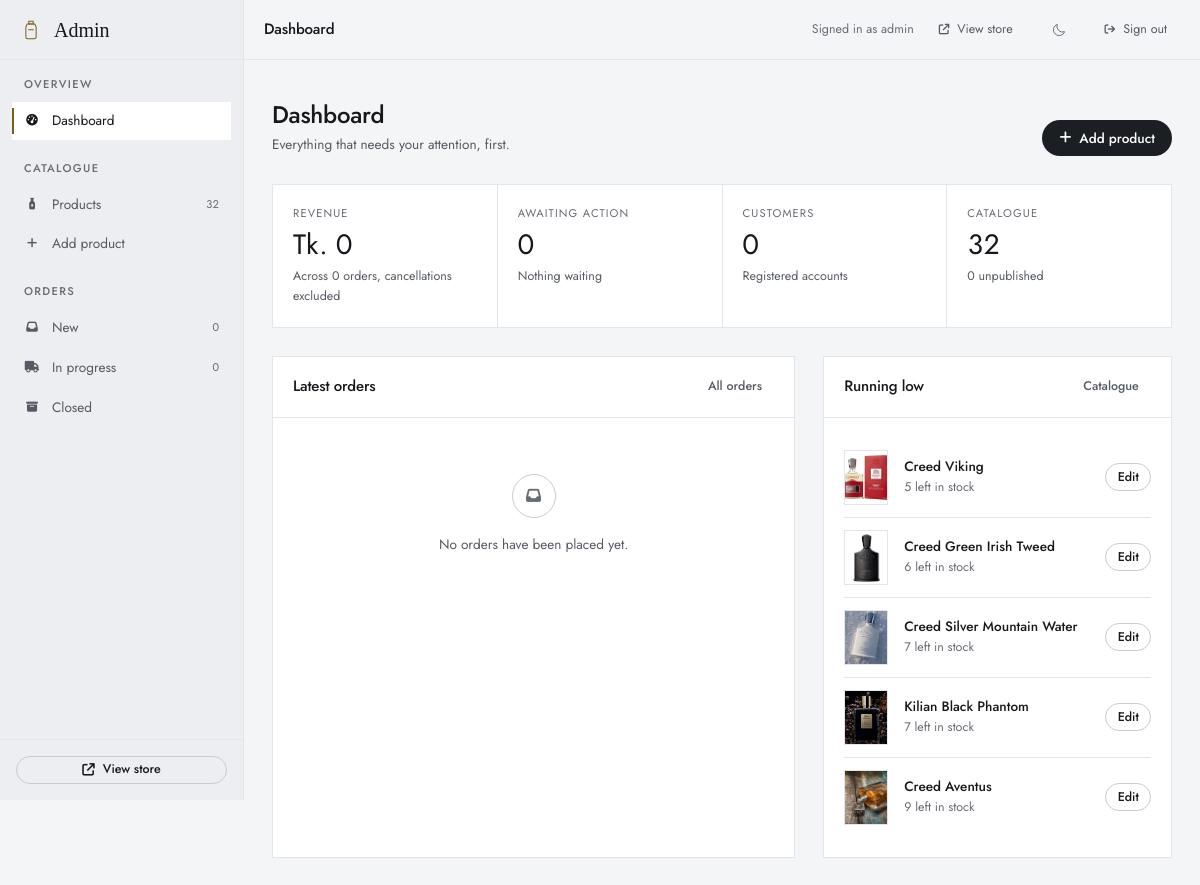
The page /admin/index.php (signed in) on the database its author committed.
### tables this page shows
CREATE TABLE perfumes (
    id            INT UNSIGNED   NOT NULL AUTO_INCREMENT,
    name          VARCHAR(150)   NOT NULL,
    perfume_notes TEXT               NULL,
    description   TEXT               NULL,
    volume        VARCHAR(30)        NULL,
    qty           INT UNSIGNED   NOT NULL DEFAULT 0,
    image_path    VARCHAR(255)       NULL,
    price         DECIMAL(10,2)  NOT NULL DEFAULT 0.00,
    trending      TINYINT(1)     NOT NULL DEFAULT 0,
    status        TINYINT(1)     NOT NULL DEFAULT 1,
     
     
     
     
    discount_percent   TINYINT UNSIGNED NOT NULL DEFAULT 0,
    discount_starts_at TIMESTAMP            NULL,
    discount_ends_at   TIMESTAMP            NULL,
    created_at    TIMESTAMP      NOT NULL DEFAULT CURRENT_TIMESTAMP,

    CONSTRAINT pk_perfumes       PRIMARY KEY (id),
    CONSTRAINT uq_perfumes_name  UNIQUE (name),
    CONSTRAINT ck_perfumes_price CHECK (price >= 0),
    CONSTRAINT ck_perfumes_discount_percent CHECK (discount_percent BETWEEN 0 AND 90),
    CONSTRAINT ck_perfumes_discount_window CHECK (
        discount_ends_at IS NULL OR discount_starts_at IS NULL OR discount_ends_at > discount_starts_at
    )
);

### includes/helpers.php (called while the page is built, shortened)
<?php
if (!function_exists('e')) {
    function e($value)
    {
        return htmlspecialchars((string) $value, ENT_QUOTES, 'UTF-8');
    }
}
if (!function_exists('taka')) {
    function taka($amount)
    {
        return 'Tk. ' . number_format((float) $amount, 0);
    }
}

### admin/index.php (the view, shortened to what this page needs)
<?php
include('Includes/header.php');
include('../functions/myfunctions.php');
function scalar($sql, $fallback = 0)
{
    global $con;
    $r = mysqli_query($con, $sql);
    $row = mysqli_fetch_row($r);
    return $row ? $row[0] : $fallback;
}
$revenue      = (float) scalar("SELECT COALESCE(SUM(total_price),0) FROM orders WHERE status <> 4");
$orderCount   = (int)   scalar("SELECT COUNT(*) FROM orders");
$pending      = (int)   scalar("SELECT COUNT(*) FROM orders WHERE status = 0");
$customers    = (int)   scalar("SELECT COUNT(*) FROM customer WHERE admin_check = 0");
$liveCount    = (int)   scalar("SELECT COUNT(*) FROM perfumes WHERE status = 1");
$hiddenCount  = (int)   scalar("SELECT COUNT(*) FROM perfumes WHERE status = 0");
$outOfStock   = (int)   scalar("SELECT COUNT(*) FROM perfumes WHERE qty = 0 AND status = 1");
$recent = mysqli_query($con,
    "SELECT id, tracking_no, name, total_price, status, created_at
     FROM orders ORDER BY created_at DESC LIMIT 6");
$lowStock = mysqli_query($con,
    "SELECT id, name, qty, image_path FROM perfumes
     WHERE status = 1 AND qty <= 12 ORDER BY qty ASC LIMIT 6");
?>
<div class="page-head">
    <div>
        <h1>Dashboard</h1>
        <p>Everything that needs your attention, first.</p>
    </div>
    <a class="btn btn--primary" href="add.php">
        <i class="fa-solid fa-plus" aria-hidden="true"></i> Add product
    </a>
</div>
<div class="stats">
    <div class="stat">
        <p class="stat__k">Revenue</p>
        <p class="stat__v"><?= taka($revenue) ?></p>
        <p class="stat__m">Across <?= $orderCount ?> order<?= $orderCount === 1 ? '' : 's' ?>, cancellations excluded</p>
    </div>
    <div class="stat">
        <p class="stat__k">Awaiting action</p>
        <p class="stat__v"><?= $pending ?></p>
        <p class="stat__m"><?= $pending ? '<b>Needs processing</b>' : 'Nothing waiting' ?></p>
    </div>
    <div class="stat">
        <p class="stat__k">Customers</p>
        <p class="stat__v"><?= $customers ?></p>
        <p class="stat__m">Registered accounts</p>
    </div>
    <div class="stat">
        <p class="stat__k">Catalogue</p>
        <p class="stat__v"><?= $liveCount ?></p>
        <p class="stat__m"><?= $hiddenCount ?> unpublished<?= $outOfStock ? ', <b>' . $outOfStock . ' out of stock</b>' : '' ?></p>
    </div>
</div>
<div class="grid-2">
    <section class="card">
        <div class="card__head">
            <h2>Latest orders</h2>
            <a class="btn btn--quiet btn--sm" href="orders.php">All orders</a>
        </div>
        <div class="card__body card__body--flush">
            <?php if ($recent && mysqli_num_rows($recent) > 0) { ?>
                <div class="table-wrap">
                    <table class="table">
                        <thead>
                            <tr>
                                <th scope="col">Tracking</th>
                                <th scope="col">Customer</th>
                                <th scope="col">Status</th>
                                <th scope="col" class="num">Total</th>
                                <th scope="col"><span class="visually-hidden">Open</span></th>
                            </tr>
                        </thead>
                        <tbody>
                            <?php foreach ($recent as $o) { ?>
                                <tr>
                                    <td class="table__title"><?= e($o['tracking_no']) ?></td>
                                    <td>
                                        <?= e($o['name']) ?>
                                        <span class="table__sub"><?= e(date('j M Y', strtotime($o['created_at']))) ?></span>
                                    </td>
                                    <td><span class="badge" data-status="<?= (int) $o['status'] ?>"><?= e(orderStatus($o['status'])) ?></span></td>
                                    <td class="num"><?= taka($o['total_price']) ?></td>
                                    <td class="table__actions">
                                        <a class="btn btn--ghost btn--sm" href="order-history.php?trackid=<?= urlencode($o['tracking_no']) ?>">Open</a>
                                    </td>
                                </tr>
                            <?php } ?>
                        </tbody>
                    </table>
                </div>
            <?php } else { ?>
                <div class="empty">
                    <span class="empty__icon"><i class="fa-solid fa-inbox" aria-hidden="true"></i></span>
                    <p>No orders have been placed yet.</p>
                </div>
            <?php } ?>
        </div>
    </section>
    <section class="card">
        <div class="card__head">
            <h2>Running low</h2>
            <a class="btn btn--quiet btn--sm" href="perfume.php">Catalogue</a>
        </div>
        <div class="card__body">
            <?php if ($lowStock && mysqli_num_rows($lowStock) > 0) { ?>
                <?php foreach ($lowStock as $p) { ?>
                    <div class="line-item">
                        <img src="../images/<?= e($p['image_path']) ?>" alt="" loading="lazy">
                        <div>
                            <p class="line-item__name"><?= e($p['name']) ?></p>
                            <p class="line-item__meta"><?= (int) $p['qty'] ?> left in stock</p>
                        </div>
                        <a class="btn btn--ghost btn--sm" href="edit-perfume.php?id=<?= (int) $p['id'] ?>">Edit</a>
                    </div>
                <?php } ?>
            <?php } ?>
        </div>
    </section>
</div>
<?php include('Includes/footer.php'); ?>

### admin/Includes/header.php (style rules this page uses)
html { background: #141518; color-scheme: dark; }
body { background: #141518; color: #e9eaec; margin: 0; font-family: 'Jost', ui-sans-serif, system-ui, -apple-system, 'Segoe UI', sans-serif; }
@media (prefers-color-scheme: light) { html:not([data-theme='dark']) { background: #f4f5f7; color-scheme: light; } }
@media (prefers-color-scheme: light) { html:not([data-theme='dark']) body { background: #f4f5f7; color: #16181c; } }

### rows shown on the page
perfumes: image_path (picture), name "Creed Viking", qty "5"
perfumes: image_path (picture), name "Creed Green Irish Tweed", qty "6"
perfumes: image_path (picture), name "Creed Silver Mountain Water", qty "7"
perfumes: image_path (picture), name "Kilian Black Phantom", qty "7"
perfumes: image_path (picture), name "Creed Aventus", qty "9"

### other values the page prints
$liveProducts "32"
$pendingOrders "0"
$activeOrders "0"
$adminTitle "Dashboard"
$adminUser "admin"
taka($revenue) "Tk. 0"
$orderCount "0"
$pending "0"
$customers "0"
$liveCount "32"
$hiddenCount "0"
